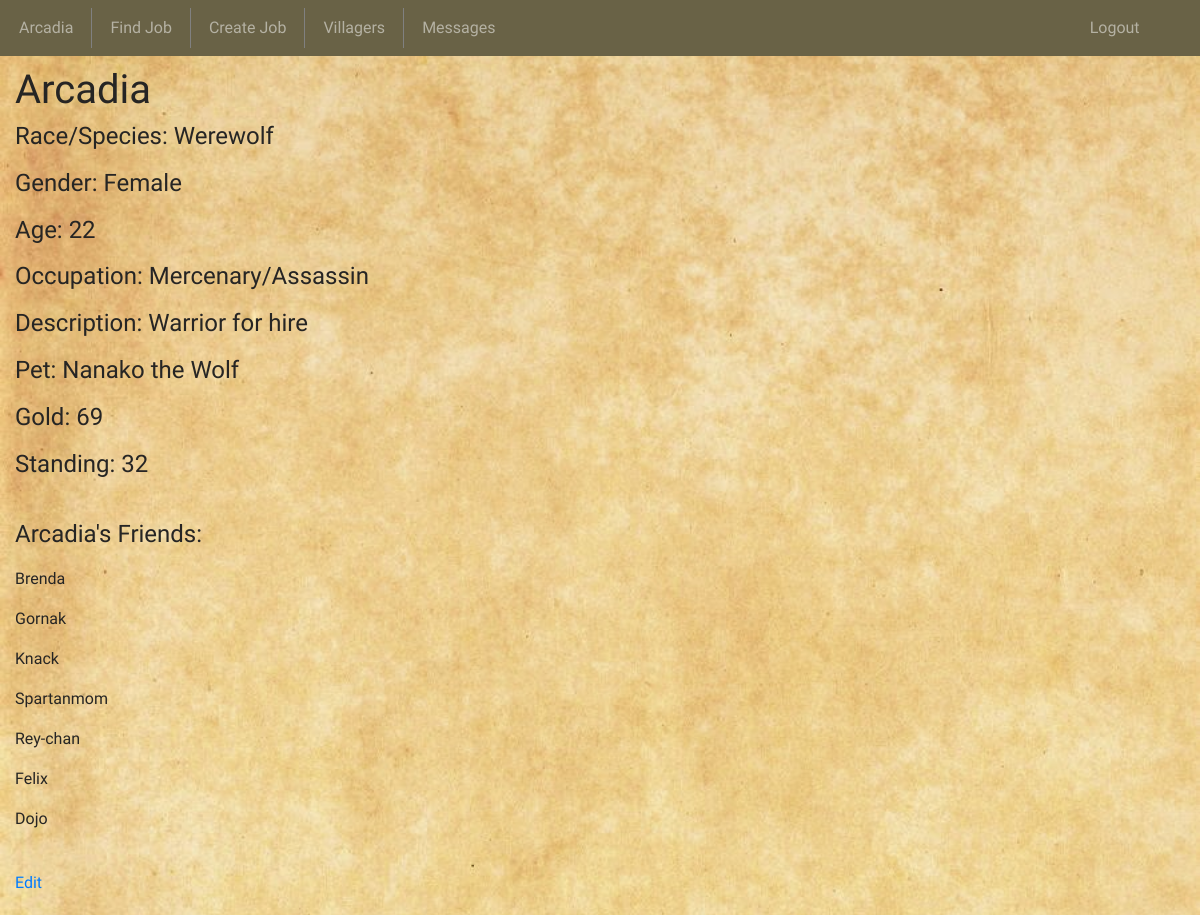
Screenshot of /character/1 (signed in) with the database file from the repository.
### village_app/models.py (models this page shows)
class Character(models.Model):
	char_name=models.CharField(max_length=255)
	race=models.CharField(max_length=45)
	gender=models.CharField(max_length=45)
	age=models.IntegerField()
	occupation=models.CharField(max_length=45)
	description=models.TextField()
	pet=models.CharField(max_length=45)
	pet_name=models.CharField(max_length=255)
	gold=models.IntegerField(default=100)
	standing=models.IntegerField(default=20)
	player=models.ForeignKey(User, on_delete=models.CASCADE, related_name="player")
	friend=models.ManyToManyField("self", related_name="friend")
	objects=CharacterManager()

### village_app/views.py (the view)
# urls.py: path('character/<int:id>', views.char_bio),
def char_bio(request, id):
	if 'uid' not in request.session:
		return redirect('/')
	character = Character.objects.get(id=id)
	friends = Character.objects.get(id=id).friend.all()
	context = {
		"char": Character.objects.get(id=request.session['cid']),
		"person": Character.objects.get(id=id),
		"friends": friends
	}
	return render(request, "char_bio.html", context)

### village_app/templates/char_bio.html (shortened to what this page needs)
<!DOCTYPE html>
<html>
<head>
	{% load static %}
	<link rel="stylesheet" type="text/css" href="{% static 'style.css' %}">
	<link rel="stylesheet" href="https://stackpath.bootstrapcdn.com/bootstrap/4.3.1/css/bootstrap.min.css">
</head>
<body>
	<div class="container-fluid">
		<nav class="navbar navbar-expand-lg navbar-dark" style="background-color: #696246;">
				<ul class="navbar-nav col-11">
					<li class="nav-item">
						<a class="nav-link" href="/dashboard">{{char.char_name}}</a>
					</li>
					<li class="nav-item">
						<a class="nav-item nav-link" href="/findJob">Find Job</a>
					</li>
					<li class="nav-item">
						<a class="nav-item nav-link" href="/postJob">Create Job</a>
					</li>
					<li class="nav-item">
						<a class="nav-item nav-link" href="/villagers">Villagers</a>
					</li>
					<li class="nav-item">
						<a class="nav-item nav-link" href="/messages">Messages</a>
					</li>
				</ul>
				<ul class="navbar-nav col-1">
					<li class="nav-item" style="border-right: none;">
						<a class="nav-item nav-link" href="/logout">Logout</a>
					</li>
				</ul>
			</nav>
		</div>
	<div class="wrapper">
		<h1>{{ person.char_name }}</h1>
		<h4>Race/Species: {{ person.race }}</h4>
		<h4>Gender: {{ person.gender }}</h4>
		<h4>Age: {{ person.age }}</h4>
		<h4>Occupation: {{ person.occupation }}</h4>
		<h4>Description: {{ person.description }}</h4>
		<h4>Pet: {{ person.pet_name }} the {{ person.pet }}</h4>
		{% if person.id == request.session.cid %}
		<h4>Gold: {{ person.gold }}</h4>
		{% endif %}
		<h4>Standing: {{ person.standing }}</h4><br>
		<h4>{{person.char_name}}'s Friends:</h4>
		{% for friend in friends %}
		<p>{{friend.char_name}}</p>
		{% endfor %}
		<br>
		{% if person.id == request.session.cid %}
		<a href="/edit/{{char.id}}">Edit</a>
		{% endif %}
	</div>
</body>
</html>

### village_app/static/style.css (style rules this page uses)
* { font-family: 'Merienda One', cursive; color: #262524; }
body { padding-bottom: 20px; }
nav { margin-bottom: 10px; }
nav ul li:first-child { margin-left: -5px; }
nav ul li { padding-right: 10px; margin-left: 10px; border-right: 1px solid gray; }
nav ul li:last-child { border-right: none; }

### rows the page displays
Character: char_name "Arcadia", race "Werewolf", gender "Female", age "22", occupation "Mercenary/Assassin", description "Warrior for hire", pet_name "Nanako", pet "Wolf", gold "69", standing "32"
Character: char_name "Brenda"
Character: char_name "Gornak"
Character: char_name "Knack"
Character: char_name "Spartanmom"
Character: char_name "Rey-chan"
Character: char_name "Felix"
Character: char_name "Dojo"
